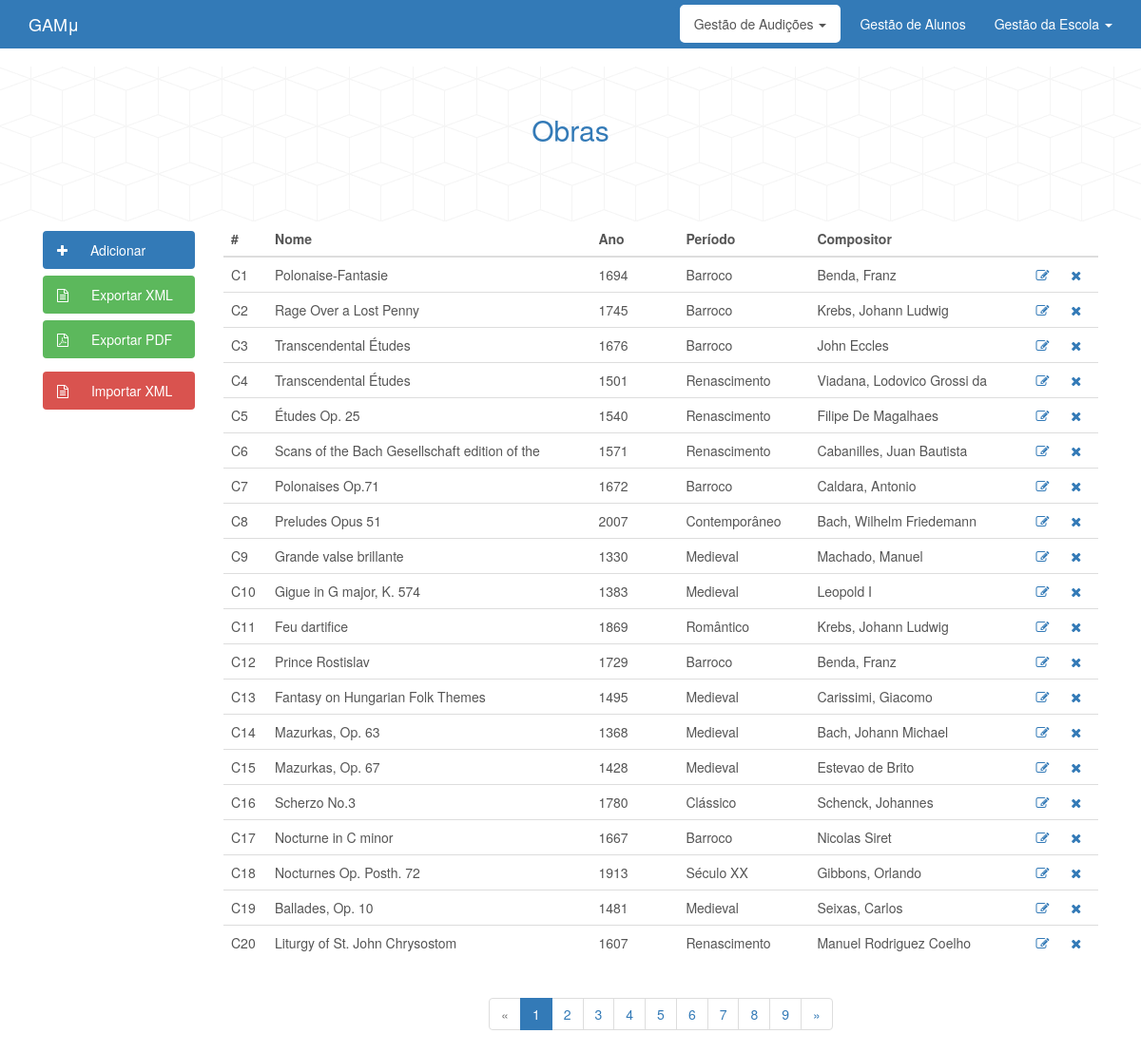
/website/index.php?controller=obra&action=index, run on the app's committed database.
### tables this page shows
CREATE TABLE IF NOT EXISTS `Obra` (
  `id_obra` INT NOT NULL AUTO_INCREMENT COMMENT '',
  `nome` VARCHAR(45) NOT NULL COMMENT '',
  `descricao` VARCHAR(45) NOT NULL COMMENT '',
  `ano` VARCHAR(45) NOT NULL COMMENT '',
  `duracao` TIME NOT NULL COMMENT '',
  `id_periodo` INT NOT NULL COMMENT '',
  `id_compositor` INT NOT NULL COMMENT '',
  PRIMARY KEY (`id_obra`)  COMMENT '',
  INDEX `fk_obra_compositor_idx` (`id_compositor` ASC)  COMMENT '',
  INDEX `fk_obra_periodo_idx` (`id_periodo` ASC)  COMMENT '',
  CONSTRAINT `fk_obra_compositor`
    FOREIGN KEY (`id_compositor`)
    REFERENCES `Compositor` (`id_compositor`)
    ON DELETE NO ACTION
    ON UPDATE NO ACTION,
  CONSTRAINT `fk_obra_periodo`
    FOREIGN KEY (`id_periodo`)
    REFERENCES `Periodo` (`id_periodo`)
    ON DELETE NO ACTION
    ON UPDATE NO ACTION);

### website/index.php (called while the page is built, shortened)
<?php
  if (isset($_GET['controller']) && isset($_GET['action'])) {
    $controller = $_GET['controller'];
    $action     = $_GET['action'];
  } else {
    $controller = 'index';
    $action     = 'home';
  }
  require_once('views/layout.php');
?>

### website/controllers/obra_controller.php (called while the page is built, shortened)
<?php
  class ObraController {
    public function index() {
      $nr_obra = Obra::count();
      $number_of_records = 20;
      $result_number=ceil($nr_obra/$number_of_records);
      if(isset($_GET['page']))
        if(($_GET['page']>0) && ($_GET['page']<=$result_number))
          $page=$_GET['page'];
        else
          $page=1;
      else
        $page=1;
      $obras = Obra::retrieve('id_obra',$page,$number_of_records);
      require_once('views/obra/index.php');
    }
  }
?>

### website/models/obra.php (called while the page is built, shortened)
<?php
class Obra {
	public function __construct($id, $nome, $descricao, $ano, $duracao, $periodo, $compositor, $id_periodo, $id_compositor) {
		$this->id = $id;
		$this->nome = $nome;
		$this->ano = $ano;
		$this->periodo = $periodo;
		$this->compositor = $compositor;
	}
	public static function count() {
		$db = Db::getInstance();
		$result_count = $db->query("SELECT COUNT(*) AS number FROM Obra");
		$result_number = $result_count->fetch();
		return $result_number['number'];
	}
	public static function retrieve($order,$page,$number_of_records) {
		$db = Db::getInstance();
		$startpoint=($page-1)*$number_of_records;
		$list = [];
		$query_select = "SELECT * from obra_model ORDER BY $order LIMIT $startpoint,$number_of_records";
		$result = $db->query($query_select);
		foreach($result as $obra)
			$list[] = new Obra($obra['id_obra'],$obra['nome'],$obra['descricao'],$obra['ano'],$obra['duracao'],$obra['periodo'],$obra['compositor'],$obra['id_periodo'],$obra['id_compositor']);
		return $list;
	}
  }
  ?>

### website/views/obra/index.php (the view, shortened to what this page needs)
<div class="container-fluid">
	<div class="row">
		<div id="header" class="col-xs-12" style="padding-top:30px;padding-bottom:70px;">
			<h2 id="title" class='text-center'>Obras</h2>
		</div>
	</div>
</div>
<div class="container">
	<div id="sidebar" class="col-xs-12 col-md-2" style="padding-top:10px;">
		<ul class="sidebar nav nav-pills nav-stacked">
			<li role="presentation" class="normal">
				<a href="#" onclick="showModal()">
				<i class="fa fa-plus" style="padding-right: 20px"></i>
					Adicionar
				</a>
			</li>
			<li id="download" role="presentation" class="safe">
				<a href="?controller=obra&action=exportxml">
					<i class="fa fa-file-text-o" style="padding-right: 20px"></i>
					Exportar XML
				</a>
			</li>
			<li role="presentation" class="safe">
				<a href="#" onclick="inputXML()">
					<i class="fa fa-file-pdf-o" style="padding-right: 20px"></i>
					Exportar PDF
				</a>
			</li>
			<li class="mydivider">
			</li>
			<li role="presentation" class="warn">
				<a href="#" onclick="inputXML()">
					<i class="fa fa-file-text-o" style="padding-right: 20px"></i>
					Importar XML
				</a>
			</li>
		</ul>
	</div>
	<div id="content" class="col-xs-12 col-md-10">
		<table class='table' width="100%">
			<thead>
				<tr>
					<th width='5%'>#</th>
					<th width='37%'>Nome</th>
					<th width='10%'>Ano</th>
					<th width='15%'>Período</th>
					<th width='25%'>Compositor</th>
					<th width='4%'></th>
					<th width='4%'></th>
				</tr>
			</thead>
			<tbody>
				<?php
						foreach ($obras as $obra)
						{
							echo "<tr>";
							echo "<td>C".$obra->id."</td>";
							echo "<td>".$obra->nome."</td>";
							echo "<td>".$obra->ano."</td>";
							echo "<td>".$obra->periodo."</td>";
							echo "<td>".$obra->compositor."</td>";
							echo "<td>
								  <a href='#'><i class='fa fa-pencil-square-o'></i></a>
								  </td>
								  <td>
								  <a href='?controller=obra&action=remove&id=".$obra->id."'><i class='fa fa-times'></i></a>
								  </td>";
							echo "</tr>";
						}
				?>
			</tbody>
		</table>
		<?php
			echo "<nav class='text-center'>
				  <ul class='pagination'>";
			if($page-1<1)
				echo "<li class='disabled'><a href=''";
			else
				echo "<li><a href='?controller=obra&action=index&page=".($page-1)."'";
				echo "aria-label='Previous'>
					   <span aria-hidden='true'>&laquo;</span>
					   </a>
					  </li>";
			for ($i=1; $i <=$result_number ; $i++) {
				if($page==$i)
					echo   "<li class='active'><a href='?controller=obra&action=index&page=".$i."'>".$i."</a></li>";
				else
					echo   "<li><a href='?controller=obra&action=index&page=".$i."'>".$i."</a></li>";
			}
			if($page+1>$result_number)
				echo "<li class='disabled'><a href=''";
			else
				echo "<li><a href='?controller=obra&action=index&page=".($page+1)."'";
				echo "aria-label='Next'>
					  <span aria-hidden='true'>&raquo;</span>
					  </a>
					  </li>
					 </ul>
					</nav>";
		?>
	</div>
</div>

### website/views/layout.php (shortened to what this page needs)
<!DOCTYPE html>
<html lang="en">
  <head>
    <link rel="stylesheet" href="https://maxcdn.bootstrapcdn.com/bootstrap/3.3.5/css/bootstrap.min.css">
    <link rel="stylesheet" href="https://maxcdn.bootstrapcdn.com/font-awesome/4.5.0/css/font-awesome.min.css">
    <link rel="stylesheet" type="text/css" href="public/gamu.css?reload">
  </head>
  <body style="padding-top: 70px;">
    <nav class="navbar navbar-default navbar-fixed-top">
      <div class="container">
        <div class="navbar-header">
          <a class="navbar-brand" href="?controller=index&action=home">GAM&mu;</a>
        </div>
        <div class="collapse navbar-collapse" id="bs-example-navbar-collapse-1">
          <ul class="nav navbar-nav navbar-right">
            <li class="dropdown
                  <?php
                    if($controller=='compositor' | $controller=='obra' | $controller=='periodo' | $controller=='audicao')
                      echo "active";
                  ?>
            ">
              <a href="#" class="dropdown-toggle" data-toggle="dropdown" role="button" aria-haspopup="true" aria-expanded="false">Gestão de Audições <span class="caret"></span></a>
            </li>
            <li
            <?php
                    if($controller=='aluno')
                      echo "class='active'"
            ?>
            >
              <a href="?controller=aluno&action=index">Gestão de Alunos</a></li>
            <li class="dropdown
                  <?php
                    if($controller=='instrumento' | $controller=='curso' | $controller=='professor')
                      echo "active";
                  ?>
            ">
              <a href="#" class="dropdown-toggle" data-toggle="dropdown" role="button" aria-haspopup="true" aria-expanded="false">Gestão da Escola <span class="caret"></span></a>
            </li>
          </ul>
        </div>
      </div>
    </nav>
    <?php require_once('routes.php'); ?>
  </body>
</html>

### website/routes.php (shortened to what this page needs)
<?php
  function call($controller, $action) {
    switch($controller) {
      case 'obra':
        require_once('models/obra.php');
        $controller = new ObraController();
      break;
    }
    $controller->{ $action }();
  }
  $controllers = array('index' => ['home', 'error'],
                       'professor' => ['index','add','remove','exportxml','importxml'],
                       'curso' =>['index','add','remove','exportxml','importxml'],
                       'instrumento' =>['index','add','remove','exportxml','importxml'],
                       'aluno' =>['index','add','remove','exportxml','importxml'],
                       'periodo' =>['index','add','remove','exportxml','importxml'],
                       'compositor' =>['index','add','remove','exportxml','importxml'],
                       'obra' =>['index','add','remove','exportxml','importxml'],
                       'audicao' =>['index','add','remove','exportxml','importxml','test','view']
                       );
  if (array_key_exists($controller, $controllers)) {
    if (in_array($action, $controllers[$controller])) {
      call($controller, $action);
    } else {
      call('index', 'error');
    }
  } else {
    call('index', 'error');
  }
?>

### website/public/gamu.css (style rules this page uses)
.navbar-default { background-color: #337ab7; border-color: #337ab7; color : #fff; }
.navbar-default .navbar-brand { color : #fff; }
.navbar-default .navbar-nav>li>a { color : #fff; }
.navbar-default .navbar-nav>.active>a, .navbar-default .navbar-nav>.active>a:focus, .navbar-default .navbar-nav>.active>a:hover { background-color: #ffffff; border: 5px solid #337ab7; border-radius: 10px; padding-top: 10px; padding-bottom: 10px; }
#header { background-image: url("img/cubes.png"); color: #337ab7; }
#title { color: #337ab7; }
.sidebar>li { padding-bottom: 5px; }
.sidebar>li.normal>a, .sidebar>li.normal>a:focus, .sidebar>li.normal>a:hover { color: white; background-color: #337ab7; }
.sidebar>li.safe>a, .sidebar>li.safe>a:focus, .sidebar>li.safe>a:hover { color: white; background-color: #5cb85c; }
.sidebar>li.warn>a, .sidebar>li.warn>a:focus, .sidebar>li.warn>a:hover { color: white; background-color: #d9534f; }
table { color: #555; }

### data on the page
obra: id_obra "1", nome "Polonaise-Fantasie", ano "1694", periodo "Barroco", compositor "Benda, Franz"
obra: id_obra "2", nome "Rage Over a Lost Penny", ano "1745", periodo "Barroco", compositor "Krebs, Johann Ludwig"
obra: id_obra "3", nome "Transcendental Études", ano "1676", periodo "Barroco", compositor "John Eccles"
obra: id_obra "4", nome "Transcendental Études", ano "1501", periodo "Renascimento", compositor "Viadana, Lodovico Grossi da"
obra: id_obra "5", nome "Études Op. 25", ano "1540", periodo "Renascimento", compositor "Filipe De Magalhaes"
obra: id_obra "6", nome "Scans of the Bach Gesellschaft edition of the", ano "1571", periodo "Renascimento", compositor "Cabanilles, Juan Bautista"
obra: id_obra "7", nome "Polonaises Op.71", ano "1672", periodo "Barroco", compositor "Caldara, Antonio"
obra: id_obra "8", nome "Preludes Opus 51", ano "2007", periodo "Contemporâneo", compositor "Bach, Wilhelm Friedemann"
obra: id_obra "9", nome "Grande valse brillante", ano "1330", periodo "Medieval", compositor "Machado, Manuel"
obra: id_obra "10", nome "Gigue in G major, K. 574", ano "1383", periodo "Medieval", compositor "Leopold I"
obra: id_obra "11", nome "Feu dartifice", ano "1869", periodo "Romântico", compositor "Krebs, Johann Ludwig"
obra: id_obra "12", nome "Prince Rostislav", ano "1729", periodo "Barroco", compositor "Benda, Franz"
obra: id_obra "13", nome "Fantasy on Hungarian Folk Themes", ano "1495", periodo "Medieval", compositor "Carissimi, Giacomo"
obra: id_obra "14", nome "Mazurkas, Op. 63", ano "1368", periodo "Medieval", compositor "Bach, Johann Michael"
obra: id_obra "15", nome "Mazurkas, Op. 67", ano "1428", periodo "Medieval", compositor "Estevao de Brito"
obra: id_obra "16", nome "Scherzo No.3", ano "1780", periodo "Clássico", compositor "Schenck, Johannes"
obra: id_obra "17", nome "Nocturne in C minor", ano "1667", periodo "Barroco", compositor "Nicolas Siret"
obra: id_obra "18", nome "Nocturnes Op. Posth. 72", ano "1913", periodo "Século XX", compositor "Gibbons, Orlando"
obra: id_obra "19", nome "Ballades, Op. 10", ano "1481", periodo "Medieval", compositor "Seixas, Carlos"
obra: id_obra "20", nome "Liturgy of St. John Chrysostom", ano "1607", periodo "Renascimento", compositor "Manuel Rodriguez Coelho"
